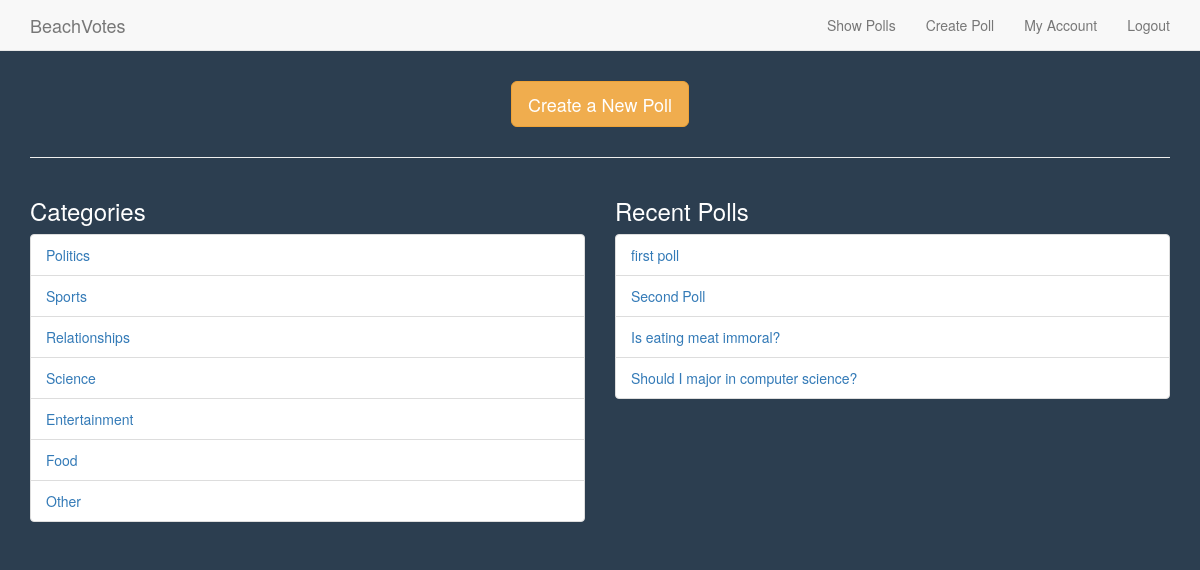
The app's page /poll/show_polls (signed in), older data.
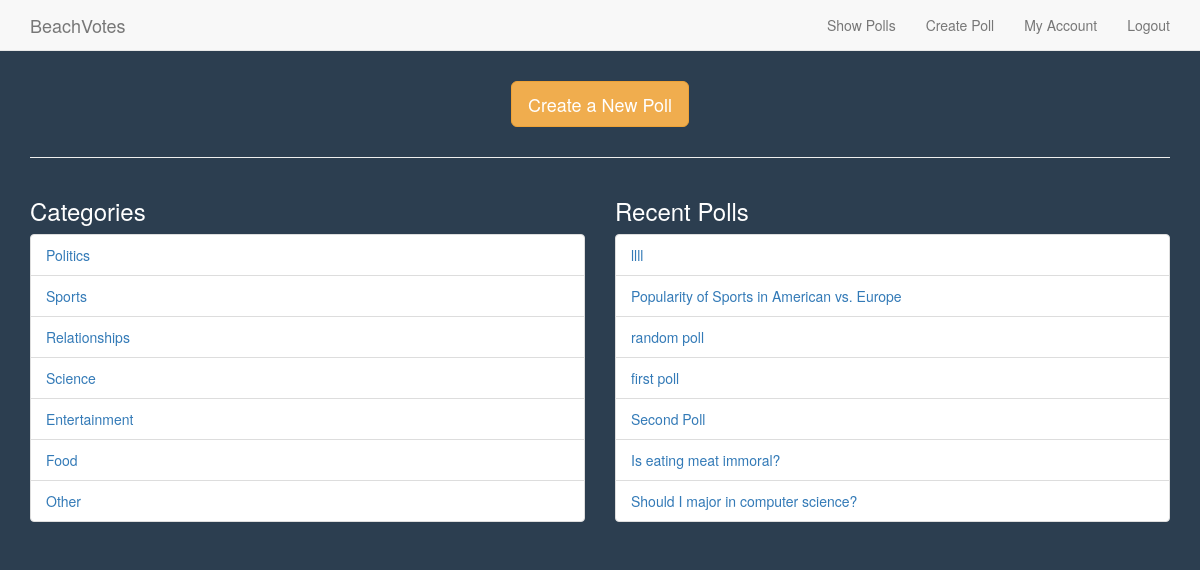
The same page, newer data.
### poll/models.py (models this page shows, shortened)
class Category(models.Model):
    group_name = models.CharField(max_length = 50, unique = True, null = False)
    class Meta:
        verbose_name_plural = 'Categories'

class Poll(models.Model):
    category = models.ForeignKey(Category, on_delete=models.CASCADE)
    poll_creator = models.ForeignKey(User, on_delete=models.CASCADE)
    title_question = models.CharField(max_length = 128, unique = True, null = False)
    start_date = models.DateField(default = datetime.date.today, null = False)
    end_date =  models.DateField(default = datetime.date.today() + datetime.timedelta(days=1),
                                 null = False)

### poll/views.py (the view)
@login_required
def show_polls(request):
    categories = Category.objects.all()
    polls = Poll.objects.order_by('-start_date')[:7]
    context_dict = { 'categories' : categories }
    context_dict['polls'] = polls
    return render(request, 'poll/show_polls.html', context_dict)

### templates/poll/show_polls.html (shortened to what this page needs)
{% extends 'poll/base.html' %}
{% load staticfiles %}
{% block body_block %}
<div class="container">
  <div class="text-center" style="margin: 30px;">
    <a href="#" type="button" class="btn btn-lg btn-warning">Create a New Poll</a>
  </div>
  <hr />
  <div class="row">
    <div class="col-md-6">
      <h3>Categories</h3>
  {% if categories %}
      <ul class="list-group">
        {% for category in categories %}
        <li class="list-group-item">
          <a href="{% url 'view_poll' %}">
            {{ category.group_name }}
          </a>
        </li>
        {% endfor %}
      </ul>
      {% else %}
        <h1>No categories to show</h1>
      {% endif %}
    </div>
    <div class="col-md-6">
      <h3>Recent Polls</h3>
      {% if polls %}
        <ul class="list-group">
          {% for poll in polls %}
            <li class="list-group-item">
              <a href="{% url 'view_poll' %}">
                {{ poll.title_question }}
              </a>
            </li>
          {% endfor %}
        </ul>
      {% else %}
        <h4>No recent polls to show</h4>
      {% endif %}
    </div>
  </div>
</div>
{% endblock %}

Row changes from the older to the newer data that the page shows:
added Poll: title_question "llll"
added Poll: title_question "Popularity of Sports in American vs. Europe"
added Poll: title_question "random poll"
